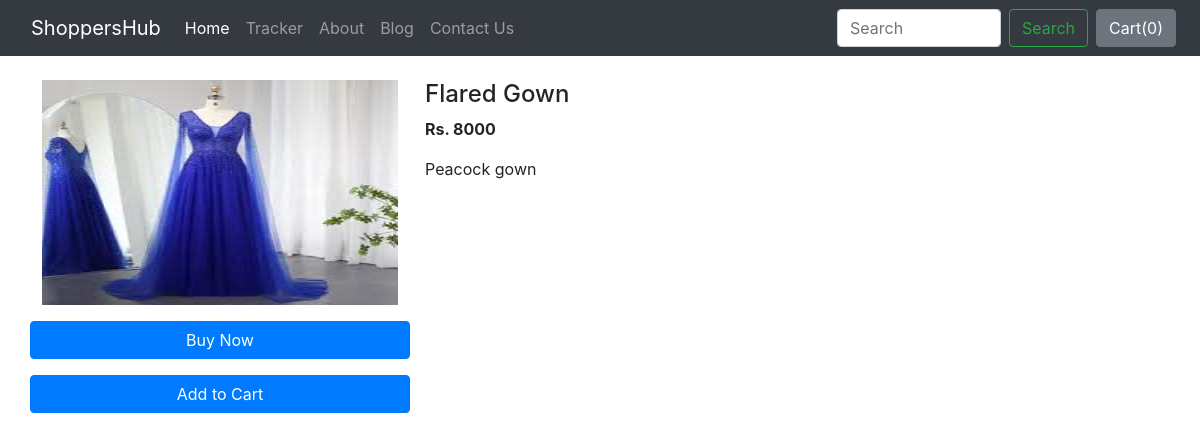
Screenshot of /shop/products/2 with the database file from the repository.
### shop/models.py (models this page shows, shortened)
class Product(models.Model):
    product_id = models.AutoField
    product_name = models.CharField(max_length=50)
    category = models.CharField(max_length=50,default="")
    subcategory = models.CharField(max_length=50,default="")
    price = models.IntegerField(default=0)
    desc = models.CharField(max_length=300)
    publish_date = models.DateField()
    image = models.ImageField(upload_to="shop/images",default="")

### shop/views.py (the view)
# urls.py: path('products/<int:id>', views.productview, name='productview'),
def productview(request,id):
    product = Product.objects.filter(id=id)
    return render(request,"shop/productview.html",{'product':product[0]})

### shop/templates/shop/productview.html (shortened to what this page needs)
{% extends 'shop/basic.html' %}
{% block body %}
<div class="container mt-4">
    <div class='row'>
        <div class='col-md-4'>
            <div class='row'>
                <img src="/media/{{product.image}}" width="225px" height="225px">
            </div>
            <div class='row'>
                <button class="btn btn-primary my-3"> Buy Now</button>
                <button class="btn btn-primary"> Add to Cart</button>
            </div>
        </div>
        <div class='col-md-8'>
            <h4>{{product.product_name}}</h4>
            <p><b>Rs. {{product.price}}</b></p>
            <p>{{product.desc}}</p>
        </div>
    </div>
</div>
{% endblock %}

### shop/templates/shop/basic.html (shortened to what this page needs)
<!doctype html>
<html lang="en">
  <head>
    <link href="https://cdn.jsdelivr.net/npm/bootstrap@5.0.2/dist/css/bootstrap.min.css" rel="stylesheet">
    <link rel="stylesheet" href="https://stackpath.bootstrapcdn.com/bootstrap/4.5.2/css/bootstrap.min.css">
    <link rel="stylesheet" href="https://cdnjs.cloudflare.com/ajax/libs/normalize/5.0.0/normalize.min.css">
  </head>
  <body>
    <nav class="navbar navbar-expand-lg navbar-dark bg-dark">
        <div class="container-fluid">
          <a class="navbar-brand" href="/shop">ShoppersHub</a>
          <div class="collapse navbar-collapse" id="navbarNavAltMarkup">
            <div class="navbar-nav">
              <a class="nav-link active"  href="/shop">Home</a>
              <a class="nav-link" href="/shop/tracker">Tracker</a>
              <a class="nav-link" href="/shop/about">About</a>
              <a class="nav-link" href="/blog">Blog</a>
              <a class="nav-link" href="/shop/contact">Contact Us</a>
            </div>
          </div>
        </div>
        <form class="d-flex">
            <input class="form-control me-2" type="search" placeholder="Search" aria-label="Search">
            <button class="btn btn-outline-success" type="submit">Search</button>
          </form>
          <button type="button" class="btn btn-secondary mx-2" id="popcart" data-container="body"
          data-bs-toggle="popover" data-bs-html="true" data-placement="bottom" data-bs-content="Vivamus sagittis lacus vel augue laoreet rutrum faucibus.">Cart(<span id="Cart">0</span>)</button>
      </nav>
      {% block body %} {% endblock %}
  </body>
</html>

### rows the page displays
Product: image (picture), product_name "Flared Gown", price "8000", desc "Peacock gown"
